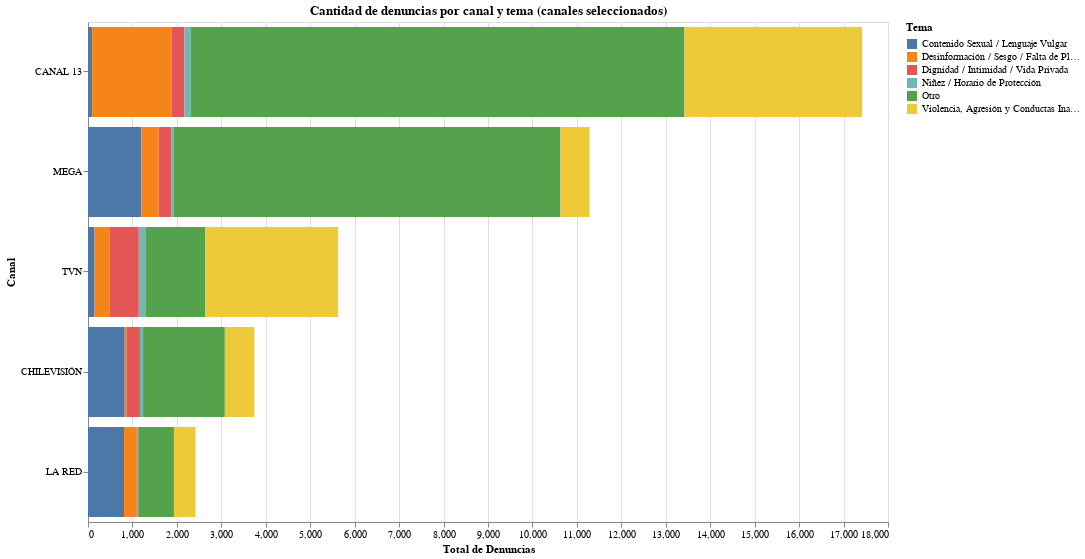

Source (notebook cell):
### Code cell
# Código para Google Colab
# Visualización de denuncias CNTV por canal y por tema

import pandas as pd
import altair as alt

# Subir archivo desde el equipo
from google.colab import files
uploaded = files.upload()

# Cargar el archivo Excel (debes subirlo cuando se ejecute esta celda)
df = pd.read_excel(next(iter(uploaded)))

# Renombrar columnas clave
df = df.rename(columns={
    'CANAL / CABLE ESTANDARIZADO': 'Canal',
    'Nº Denuncias': 'Denuncias',
    'Contenidos Denunciados': 'Contenido',
    'AÑO ': 'Año'
})

# Limpiar nulos y pasar a minúscula
df['Contenido'] = df['Contenido'].fillna('').str.lower()

# Filtrar solo canales específicos
canales_permitidos = ['TVN', 'CHILEVISIÓN', 'CANAL 13', 'MEGA', 'LA RED']
df = df[df['Canal'].str.upper().isin(canales_permitidos)]

# Clasificación temática

def clasificar_tema(texto):
    if any(p in texto for p in ['violencia', 'agresión', 'agresivo', 'golpe', 'maltrato', 'amenaza', 'ataque', 'abuso']):
        return 'Violencia, Agresión y Conductas Inapropiadas'
    elif any(p in texto for p in ['dignidad', 'intimidad', 'vida privada', 'exposición indebida', 'humillación']):
        return 'Dignidad / Intimidad / Vida Privada'
    elif any(p in texto for p in ['sexual', 'desnudo', 'vulgar', 'lenguaje soez', 'contenido sexual']):
        return 'Contenido Sexual / Lenguaje Vulgar'
    elif any(p in texto for p in ['manipulación', 'sesgo', 'desinformación', 'falta de pluralismo', 'falsedad']):
        return 'Desinformación / Sesgo / Falta de Pluralismo / Manipulación'
    elif any(p in texto for p in ['niño', 'niñez', 'menor', 'horario de protección', 'infantil']):
        return 'Niñez / Horario de Protección'
    else:
        return 'Otro'

# Aplicar clasificación
df['Tema Clasificado'] = df['Contenido'].apply(clasificar_tema)

# Agrupar por Canal y Tema
agg_df = df.groupby(['Canal', 'Tema Clasificado'])['Denuncias'].sum().reset_index()

# Visualización con Altair
chart = alt.Chart(agg_df).mark_bar().encode(
    x=alt.X('sum(Denuncias):Q', title='Total de Denuncias'),
    y=alt.Y('Canal:N', sort='-x', title='Canal'),
    color=alt.Color('Tema Clasificado:N', title='Tema')
).properties(
    width=800,
    height=500,
    title='Cantidad de denuncias por canal y tema (canales seleccionados)'
)

chart

### Figure 1 — Vega-Lite specification as saved in the notebook (floating-point values rounded to 4 significant figures)
{"config": {"view": {"continuousWidth": 300, "continuousHeight": 300}}, "data": {"name": "data-2416381b30650df7b1ca11e405e5f38c"}, "mark": {"type": "bar"}, "encoding": {"color": {"field": "Tema Clasificado", "title": "Tema", "type": "nominal"}, "x": {"aggregate": "sum", "field": "Denuncias", "title": "Total de Denuncias", "type": "quantitative"}, "y": {"field": "Canal", "sort": "-x", "title": "Canal", "type": "nominal"}}, "height": 500, "title": "Cantidad de denuncias por canal y tema (canales seleccionados)", "width": 800, "$schema": "https://vega.github.io/schema/vega-lite/v5.20.1.json", "datasets": {"data-2416381b30650df7b1ca11e405e5f38c": [{"Canal": "CANAL 13", "Tema Clasificado": "Contenido Sexual / Lenguaje Vulgar", "Denuncias": 94.0}, {"Canal": "CANAL 13", "Tema Clasificado": "Desinformación / Sesgo / Falta de Pluralismo / Manipulación", "Denuncias": 1787.0}, {"Canal": "CANAL 13", "Tema Clasificado": "Dignidad / Intimidad / Vida Privada", "Denuncias": 290.0}, {"Canal": "CANAL 13", "Tema Clasificado": "Niñez / Horario de Protección", "Denuncias": 141.0}, {"Canal": "CANAL 13", "Tema Clasificado": "Otro", "Denuncias": 11110.0}, {"Canal": "CANAL 13", "Tema Clasificado": "Violencia, Agresión y Conductas Inapropiadas", "Denuncias": 3997.0}, {"Canal": "CHILEVISIÓN", "Tema Clasificado": "Contenido Sexual / Lenguaje Vulgar", "Denuncias": 826.0}, {"Canal": "CHILEVISIÓN", "Tema Clasificado": "Desinformación / Sesgo / Falta de Pluralismo / Manipulación", "Denuncias": 44.0}, {"Canal": "CHILEVISIÓN", "Tema Clasificado": "Dignidad / Intimidad / Vida Privada", "Denuncias": 299.0}, {"Canal": "CHILEVISIÓN", "Tema Clasificado": "Niñez / Horario de Protección", "Denuncias": 70.0}, {"Canal": "CHILEVISIÓN", "Tema Clasificado": "Otro", "Denuncias": 1840.0}, {"Canal": "CHILEVISIÓN", "Tema Clasificado": "Violencia, Agresión y Conductas Inapropiadas", "Denuncias": 665.0}, {"Canal": "LA RED", "Tema Clasificado": "Contenido Sexual / Lenguaje Vulgar", "Denuncias": 811.0}, {"Canal": "LA RED", "Tema Clasificado": "Desinformación / Sesgo / Falta de Pluralismo / Manipulación", "Denuncias": 280.0}, {"Canal": "LA RED", "Tema Clasificado": "Dignidad / Intimidad / Vida Privada", "Denuncias": 27.0}, {"Canal": "LA RED", "Tema Clasificado": "Niñez / Horario de Protección", "Denuncias": 12.0}, {"Canal": "LA RED", "Tema Clasificado": "Otro", "Denuncias": 804.0}, {"Canal": "LA RED", "Tema Clasificado": "Violencia, Agresión y Conductas Inapropiadas", "Denuncias": 486.0}, {"Canal": "MEGA", "Tema Clasificado": "Contenido Sexual / Lenguaje Vulgar", "Denuncias": 1198.0}, {"Canal": "MEGA", "Tema Clasificado": "Desinformación / Sesgo / Falta de Pluralismo / Manipulación", "Denuncias": 393.0}, {"Canal": "MEGA", "Tema Clasificado": "Dignidad / Intimidad / Vida Privada", "Denuncias": 281.0}, {"Canal": "MEGA", "Tema Clasificado": "Niñez / Horario de Protección", "Denuncias": 50.0}, {"Canal": "MEGA", "Tema Clasificado": "Otro", "Denuncias": 8709.0}, {"Canal": "MEGA", "Tema Clasificado": "Violencia, Agresión y Conductas Inapropiadas", "Denuncias": 654.0}, {"Canal": "TVN", "Tema Clasificado": "Contenido Sexual / Lenguaje Vulgar", "Denuncias": 148.0}, {"Canal": "TVN", "Tema Clasificado": "Desinformación / Sesgo / Falta de Pluralismo / Manipulación", "Denuncias": 332.0}, {"Canal": "TVN", "Tema Clasificado": "Dignidad / Intimidad / Vida Privada", "Denuncias": 663.0}, {"Canal": "TVN", "Tema Clasificado": "Niñez / Horario de Protección", "Denuncias": 149.0}, {"Canal": "TVN", "Tema Clasificado": "Otro", "Denuncias": 1345.0}, {"Canal": "TVN", "Tema Clasificado": "Violencia, Agresión y Conductas Inapropiadas", "Denuncias": 2993.0}]}}
